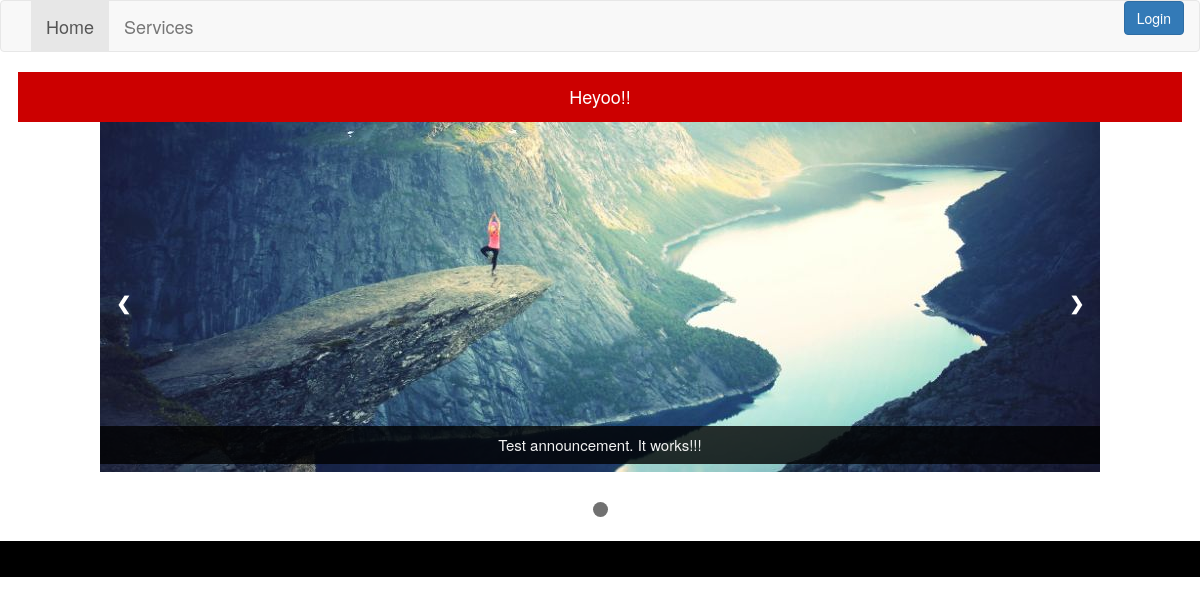
The app's page /home.php with its own data.
### tables this page shows
CREATE TABLE `announcements` (
  `aid` int(10) UNSIGNED NOT NULL,
  `title` text NOT NULL,
  `image` text NOT NULL,
  `link` text NOT NULL
);

### slideshow.php (the view, shortened to what this page needs)
<div class="slideshow-container">
<?php
$sql = "SELECT title, image, link FROM announcements";
$result = $GLOBALS['database']->query($sql);
$title_count = 0;
if ($result->num_rows > 0) {
	 while($row = $result->fetch_assoc()) {
		 $title_count++;
        echo '<div class="mySlides fade">
			<img src="banners/'. $row["image"] .'" style="width:100%">
			<div class="text">'. $row["title"] .'</div>
		</div>';
    }
} else {
}
echo '
		<a class="prev" onclick="plusSlides(-1)">&#10094;</a>
		<a class="next" onclick="plusSlides(1)">&#10095;</a>
		</div>
		<br>
		<div style="text-align:center">';
for ($i=1; $i<=$title_count; $i++) {
    echo '<span class="dot" onclick="currentSlide('. $i .')"></span>';
}
echo '</div>';
?>

### style.css (style rules this page uses)
body { margin: 0px; font-size:18px; }

### slideshow.css (style rules this page uses)
.slideshow-container { max-width: 1000px; position: relative; margin: auto; }
.mySlides { display: none; }
.prev, .next { cursor: pointer; position: absolute; top: 50%; width: auto; margin-top: -22px; padding: 16px; color: white; font-weight: bold; font-size: 18px; transition: 0.6s ease; border-radius: 0 3px 3px 0; }
.next { right: 0; border-radius: 3px 0 0 3px; }
.prev { left: 0; }
.text { color: #f2f2f2; font-size: 15px; padding: 8px 12px; position: absolute; bottom: 8px; width: 100%; text-align: center; background-color: rgba(0,0,0,0.8); }
.dot { cursor: pointer; height: 15px; width: 15px; margin: 0 2px; background-color: #bbb; border-radius: 50%; display: inline-block; transition: background-color 0.6s ease; }
.active, .dot:hover { background-color: #717171; }
.fade { -webkit-animation-name: fade; -webkit-animation-duration: 1.5s; animation-fill-mode:forwards; animation-name: fade; animation-duration: 1.5s; }

### records on screen
announcements: image (picture), title "Test announcement. It works!!!"
